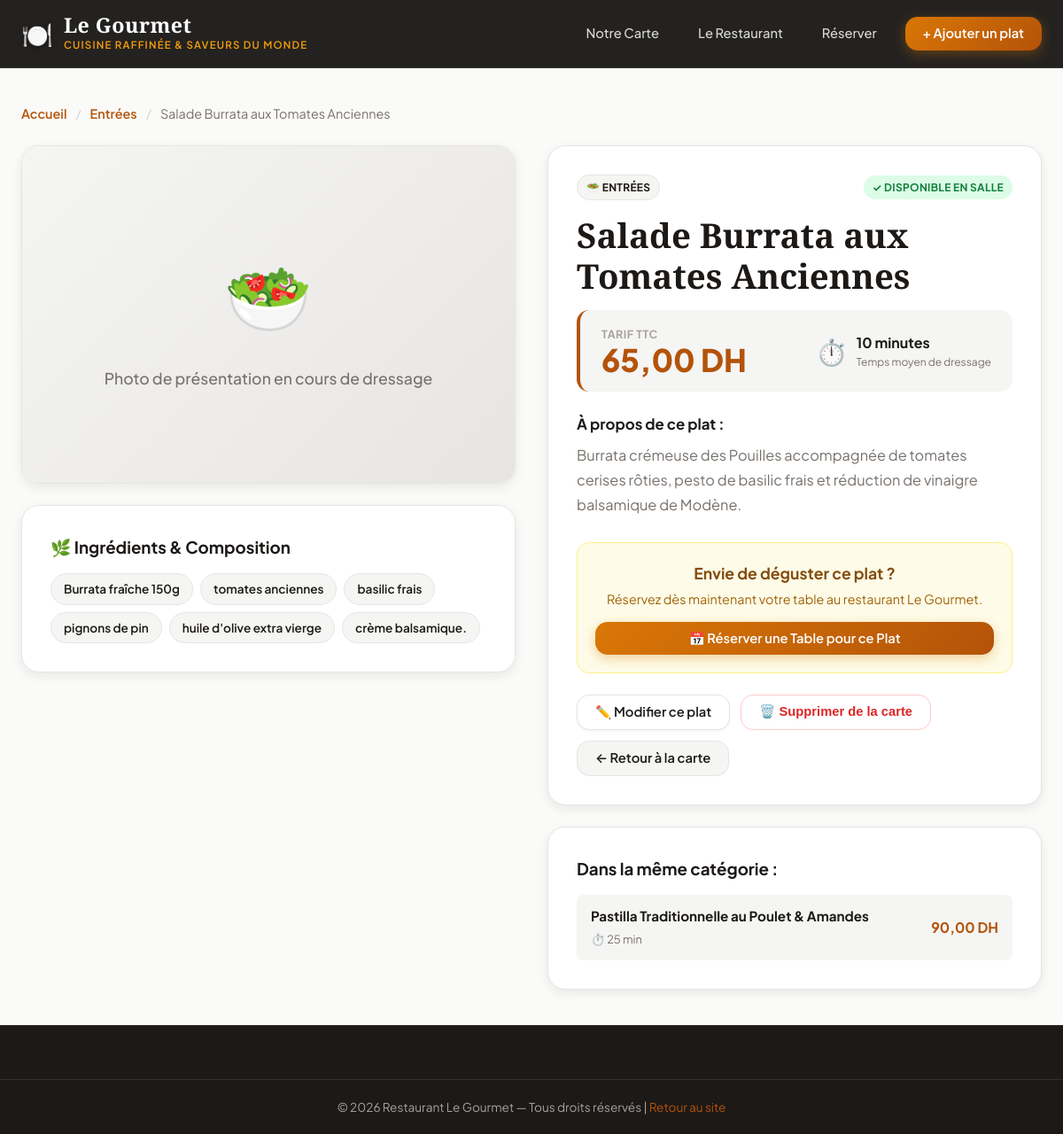
Page /Gestion-Restaurant/plat.php?id=1 on the committed database.
### tables this page shows
CREATE TABLE plat (
    id_plat INT AUTO_INCREMENT PRIMARY KEY,
    nom VARCHAR(150) NOT NULL,
    description TEXT,
    ingredients TEXT,
    prix DECIMAL(10,2) NOT NULL,
    temps_prep INT DEFAULT 15,
    image VARCHAR(255) NULL,
    statut ENUM('disponible', 'plat_du_jour', 'epuise') DEFAULT 'disponible',
    id_utilisateur INT NOT NULL,
    id_categorie INT NOT NULL,
    date_creation DATETIME DEFAULT CURRENT_TIMESTAMP,
    FOREIGN KEY (id_utilisateur) REFERENCES utilisateur(id_utilisateur) ON DELETE RESTRICT,
    FOREIGN KEY (id_categorie) REFERENCES categorie_plat(id_categorie) ON DELETE CASCADE
);

CREATE TABLE categorie_plat (
    id_categorie INT AUTO_INCREMENT PRIMARY KEY,
    nom_categorie VARCHAR(100) NOT NULL,
    icone VARCHAR(50) DEFAULT '🍽️',
    description VARCHAR(255) NULL
);

### Gestion-Restaurant/plat.php (the view, shortened to what this page needs)
<?php
require_once "connexion.php";
$id = isset($_GET["id"]) ? (int)$_GET["id"] : 0;
$stmt = $pdo->prepare("
    SELECT p.*,
           c.nom_categorie,
           c.icone AS categorie_icone,
           u.nom AS nom_createur
    FROM plat p
    LEFT JOIN categorie_plat c ON p.id_categorie = c.id_categorie
    LEFT JOIN utilisateur u ON p.id_utilisateur = u.id_utilisateur
    WHERE p.id_plat = ?
");
$stmt->execute([$id]);
$plat = $stmt->fetch();
$stmtSimilar = $pdo->prepare("
    SELECT id_plat, nom, prix, image, temps_prep
    FROM plat
    WHERE id_categorie = ? AND id_plat != ?
    LIMIT 3
");
$stmtSimilar->execute([$plat['id_categorie'], $id]);
$similarDishes = $stmtSimilar->fetchAll();
$defaultIcons = [
    'Entrées'                   => '🥗',
    'Plats Principaux'          => '🥩',
    'Poissons & Fruits de Mer'  => '🐟',
    'Pâtes & Spécialités'       => '🍝',
    'Desserts'                  => '🍰',
    'Boissons & Cocktails'      => '🍹',
];
$catIcon = !empty($plat['categorie_icone']) ? $plat['categorie_icone'] : ($defaultIcons[$plat['nom_categorie']] ?? '🍽️');
?>
<!DOCTYPE html>
<html lang="fr">
<head>
    <link rel="stylesheet" href="style.css">
</head>
<body>
<header class="header">
    <div class="header-inner">
        <a href="index.php" class="logo">
            <span class="logo-icon">🍽️</span>
            <div>
                <span class="logo-title">Le Gourmet</span>
                <span class="logo-sub">Cuisine Raffinée & Saveurs du Monde</span>
            </div>
        </a>
        <nav class="nav">
            <a href="index.php#carte" class="nav-link">Notre Carte</a>
            <a href="index.php#apropos" class="nav-link">Le Restaurant</a>
            <a href="index.php#reservation" class="nav-link">Réserver</a>
            <a href="ajouter.php" class="btn btn-primary">+ Ajouter un plat</a>
        </nav>
    </div>
</header>
<main class="detail-container">
    <nav class="breadcrumb">
        <a href="index.php">Accueil</a>
        <span class="breadcrumb-separator">/</span>
        <a href="index.php?categorie=<?= $plat['id_categorie'] ?>#carte"><?= htmlspecialchars($plat['nom_categorie']) ?></a>
        <span class="breadcrumb-separator">/</span>
        <span><?= htmlspecialchars($plat['nom']) ?></span>
    </nav>
    <div class="detail-grid">
        <div class="detail-media">
            <div class="detail-image-box">
                <?php if (!empty($plat['image']) && file_exists($plat['image'])): ?>
                    <img src="<?= htmlspecialchars($plat['image']) ?>" alt="<?= htmlspecialchars($plat['nom']) ?>" class="detail-image">
                    <a href="<?= htmlspecialchars($plat['image']) ?>" target="_blank" class="detail-image-zoom-btn">
                        🔍 Voir la photo en grand format
                    </a>
                <?php else: ?>
                    <div class="detail-image-placeholder">
                        <span style="font-size: 5rem;"><?= $catIcon ?></span>
                        <p style="margin-top:16px; color:var(--text-muted); font-size: 1.1rem; font-weight: 500;">
                            Photo de présentation en cours de dressage
                        </p>
                    </div>
                <?php endif; ?>
            </div>
            <div class="detail-card" style="margin-top: 24px;">
                <h3 class="detail-card-title">🌿 Ingrédients & Composition</h3>
                <?php if (!empty($plat['ingredients'])): ?>
                    <div class="ingredients-tags">
                        <?php
                        $items = explode(',', $plat['ingredients']);
                        foreach ($items as $item):
                            $trimmed = trim($item);
                            if (!empty($trimmed)):
                        ?>
                            <span class="ingredient-pill"><?= htmlspecialchars($trimmed) ?></span>
                        <?php
                            endif;
                        endforeach;
                        ?>
                    </div>
                <?php else: ?>
                    <p style="color:var(--text-muted); font-style:italic;">Les ingrédients spécifiques ne sont pas précisés pour ce plat.</p>
                <?php endif; ?>
            </div>
        </div>
        <div class="detail-info">
            <div class="detail-card">
                <div class="card-meta-top" style="margin-bottom: 16px;">
                    <span class="badge badge-category">
                        <?= $catIcon ?> <?= htmlspecialchars($plat['nom_categorie']) ?>
                    </span>
                    <?php if ($plat['statut'] === 'plat_du_jour'): ?>
                        <span class="badge badge-special">⭐ Spécialité / Plat du jour</span>
                    <?php elseif ($plat['statut'] === 'disponible'): ?>
                        <span class="badge badge-available">✓ Disponible en salle</span>
                    <?php else: ?>
                        <span class="badge badge-out">✕ Temporairement Épuisé</span>
                    <?php endif; ?>
                </div>
                <h1 class="detail-title"><?= htmlspecialchars($plat['nom']) ?></h1>
                <div class="detail-price-box">
                    <div>
                        <span class="detail-price-label">Tarif TTC</span>
                        <div class="detail-price-amount"><?= number_format($plat['prix'], 2, ',', ' ') ?> DH</div>
                    </div>
                    <?php if (!empty($plat['temps_prep'])): ?>
                    <div class="detail-prep-badge">
                        <span>⏱️</span>
                        <div>
                            <strong><?= (int)$plat['temps_prep'] ?> minutes</strong>
                            <small style="display:block; color:var(--text-muted); font-size:0.75rem;">Temps moyen de dressage</small>
                        </div>
                    </div>
                    <?php endif; ?>
                </div>
                <div class="detail-description-box">
                    <h3 style="font-size: 1.05rem; margin-bottom: 8px; color: var(--primary);">À propos de ce plat :</h3>
                    <p class="detail-description-text">
                        <?= !empty($plat['description']) ? nl2br(htmlspecialchars($plat['description'])) : 'Préparé avec soin par notre brigade à partir d\'ingrédients rigoureusement sélectionnés.' ?>
                    </p>
                </div>
                <div class="detail-cta-box">
                    <div class="cta-text">
                        <strong>Envie de déguster ce plat ?</strong>
                        <p>Réservez dès maintenant votre table au restaurant Le Gourmet.</p>
                    </div>
                    <a href="index.php#reservation" class="btn btn-primary btn-block">
                        📅 Réserver une Table pour ce Plat
                    </a>
                </div>
                <div class="detail-admin-actions">
                    <a href="modifier.php?id=<?= $plat['id_plat'] ?>" class="btn btn-secondary">
                        ✏️ Modifier ce plat
                    </a>
                    <button type="button" class="btn btn-outline-danger" onclick="confirmDelete(<?= $plat['id_plat'] ?>)">
                        🗑️ Supprimer de la carte
                    </button>
                    <a href="index.php#carte" class="btn btn-neutral">
                        ← Retour à la carte
                    </a>
                </div>
            </div>
            <?php if (!empty($similarDishes)): ?>
            <div class="detail-card" style="margin-top: 24px;">
                <h3 class="detail-card-title">Dans la même catégorie :</h3>
                <div class="similar-dishes-list">
                    <?php foreach ($similarDishes as $sim): ?>
                    <a href="plat.php?id=<?= $sim['id_plat'] ?>" class="similar-dish-item">
                        <div class="similar-dish-info">
                            <strong><?= htmlspecialchars($sim['nom']) ?></strong>
                            <span>⏱️ <?= (int)$sim['temps_prep'] ?> min</span>
                        </div>
                        <span class="similar-dish-price"><?= number_format($sim['prix'], 2, ',', ' ') ?> DH</span>
                    </a>
                    <?php endforeach; ?>
                </div>
            </div>
            <?php endif; ?>
        </div>
    </div>
</main>
<footer class="footer">
    <div class="footer-bottom">
        <p>© 2026 Restaurant Le Gourmet — Tous droits réservés | <a href="index.php" style="color:var(--accent);">Retour au site</a></p>
    </div>
</footer>
</body>
</html>

### rows in the picture
plat: id_categorie.nom_categorie "Entrées", nom "Salade Burrata aux Tomates Anciennes", id_categorie.icone "🥗", ingredients "Burrata fraîche 150g", ingredients "tomates anciennes", ingredients "basilic frais", ingredients "pignons de pin", ingredients "huile d'olive extra vierge", ingredients "crème balsamique.", id_categorie.nom_categorie "ENTRÉES", prix "65,00", temps_prep "10", description "Burrata crémeuse des Pouilles accompagnée de tomates cerises rôties, pesto de basilic frais et réduction de vinaigre balsamique de Modène."
plat: nom "Pastilla Traditionnelle au Poulet & Amandes", temps_prep "25", prix "90,00"
